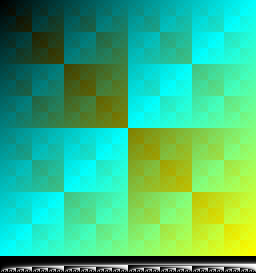

Reproduce this figure in Python.
#!/usr/bin/python
# Flash Player Bitcoin Miner
#
# This script generates the lut.png which was meant to be used with PixelBender version of the miner.
#
# This code is free software: you can redistribute it and/or modify it under
# the terms of the GNU Lesser General Public License as published by the Free
# Software Foundation, either version 3 of the License, or (at your option)
# any later version.
#
# This code is distributed in the hope that it will be useful, but WITHOUT ANY
# WARRANTY; without even the implied warranty of MERCHANTABILITY or FITNESS
# FOR A PARTICULAR PURPOSE. See the GNU Lesser General Public License for
# more details.
#
# You should have received a copy of the GNU Lesser General Public License
# along with code. If not, see <http://www.gnu.org/licenses/>.

import math
import Image

def guard(s):
    if -8.0 < s and s < 8.0:
        return 1.0
    else:
        return 0.0

def mod(v0, v1):
    return v0 % v1

def shx(v, s):
    return math.floor(mod(math.floor(v) * math.pow(2.0, s), 256.0) * guard(s))

lut = Image.new('RGB', (256, 273))
for x in range(0, 256):
    for y in range(0, 273):
        if y < 256:
            lut.putpixel((x, y), (x & y, x | y, x ^ y))
        else:
            value = int(shx(x, y - 264.0))
            lut.putpixel((x, y), (value, value, value))
lut.save('lut.png')
